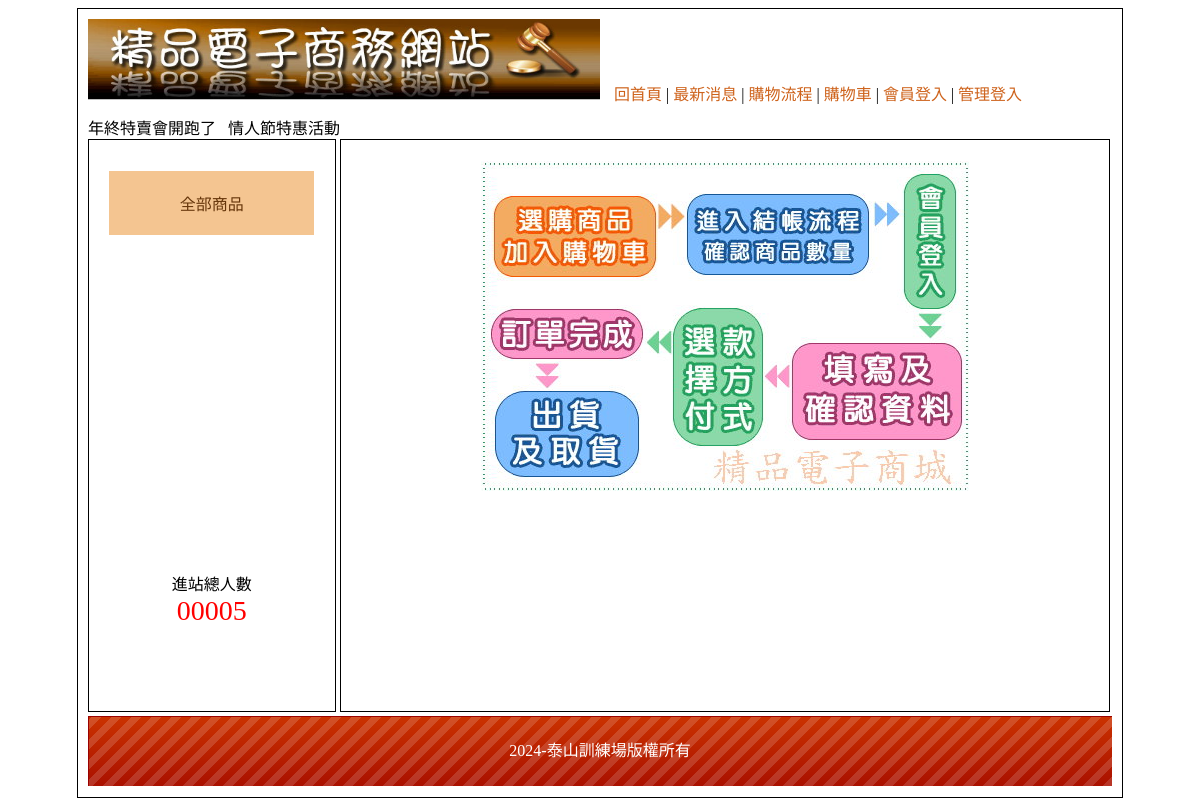
/?do=look, run on an earlier commit of the app's database.
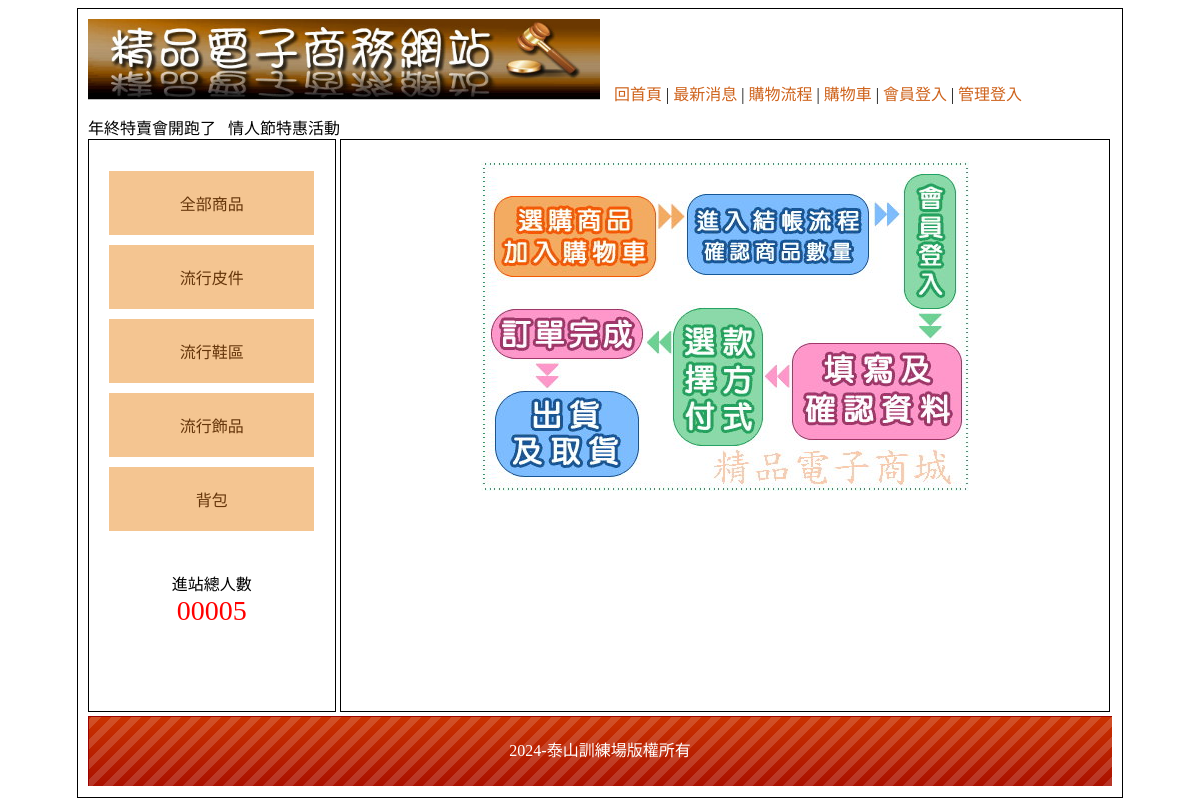
And on a later commit of the database.
### tables this page shows
CREATE TABLE `bottom` (
  `id` int(10) UNSIGNED NOT NULL,
  `bottom` text NOT NULL
);

CREATE TABLE `types` (
  `id` int(10) UNSIGNED NOT NULL,
  `name` text NOT NULL,
  `big_id` int(10) NOT NULL
);

### api/base.php (called while the page is built, shortened)
<?php
class DB
{
    protected $table;
    protected $dsn = "mysql:host=localhost;charset=utf8;dbname=db08";
    protected $pdo;
    public function __construct($table)
    {
        $this->table = $table;
        $this->pdo = new PDO($this->dsn, 'root', '');
    }
    public function all(...$arg)
    {
        $sql = "select * from  `$this->table`";
        if (isset($arg[0])) {
            if (is_array($arg[0])) {
                $tmp = $this->a2s($arg[0]);
                $sql .= " where " . join(" && ", $tmp);
            } else {
                $sql .= $arg[0];
            }
        }
        return $this->pdo->query($sql)->fetchAll(PDO::FETCH_ASSOC);
    }
    public function find($arg)
    {
        $sql = "select * from `$this->table` ";
        if (is_array($arg)) {
            $tmp = $this->a2s($arg);
            $sql .= " where " . join(" && ", $tmp);
        } else {
            $sql .= " where `id`='$arg'";
        }
        return $this->pdo->query($sql)->fetch(PDO::FETCH_ASSOC);
    }
    protected function a2s($array)
    {
        $tmp = [];
        foreach ($array as $key => $value) {
            $tmp[] = "`$key`='$value'";
        }
        return $tmp;
    }
}
$Bottom = new DB('bottom');
$Type = new DB('types');

### index.php (the view, shortened to what this page needs)
<?php
include_once "./api/base.php";
?>
<!DOCTYPE html PUBLIC "-//W3C//DTD XHTML 1.0 Transitional//EN" "http://www.w3.org/TR/xhtml1/DTD/xhtml1-transitional.dtd">
<html xmlns="http://www.w3.org/1999/xhtml">
<head>
    <link href="./css/css.css" rel="stylesheet" type="text/css">
</head>
<body>
    <div id="main">
        <div id="top">
            <a href="?">
                <img src="./icon/0416.jpg" style="width:50%">
            </a>
            <div style=" padding:10px;display:inline-block">
                <a href="?">回首頁</a> |
                <a href="?do=news">最新消息</a> |
                <a href="?do=look">購物流程</a> |
                <a href="?do=buycart">購物車</a> |
                <?php
                if (isset($_SESSION['Mem'])) {
                    echo "<a href='./api/logout.php?user=mem'>登出</a> |";
                } else {
                    echo "<a href='?do=login'>會員登入</a> |";
                }
                ?>
                <?php
                if (isset($_SESSION['Admin'])) {
                    echo "<a href='admin.php'>返回管理</a>";
                } else {
                    echo "<a href='?do=admin'>管理登入</a>";
                }
                ?>
            </div>
            <marquee>
                年終特賣會開跑了 &nbsp; 情人節特惠活動
            </marquee>
        </div>
        <div id="left" class="ct">
            <div style="min-height:400px;">
                <div class="ww">
                    <a href="?type=0">全部商品</a>
                </div>
                <?php
                $bigs = $Type->all(['big_id' => 0]);
                foreach ($bigs as $big) {
                    echo "<div class='ww'>";
                    echo "<a href='?type={$big['id']}'>{$big['name']}</a>";
                    echo "</div>";
                }
                ?>
            </div>
            <span>
                <div>進站總人數</div>
                <div style="color:#f00; font-size:28px;"> 00005 </div>
            </span>
        </div>
        <div id="right">
            <?php
            $do = $_GET['do'] ?? 'main';
            $file = "front/$do.php";
            if (file_exists($file)) {
                include $file;
            } else {
                include 'front/main.php';
            }
            ?>
        </div>
        <div id="bottom" style="line-height:70px;background:url(icon/bot.png); color:#FFF;" class="ct">
            <?= $Bottom->find(1)['bottom']; ?></div>
    </div>
</body>
</html>

### front/look.php
<div class="ct"><img src="./icon/0401.jpg" alt=""></div>

### css/css.css (style rules this page uses)
body { font-family:"微軟正黑體"; }
#main { width:1024px; padding:10px; margin:0px auto 10px auto; border:#000 solid 1px; min-height:768px; }
#top a { color:#CE631C; text-decoration:none; }
#left { display:inline-block; width:20%; padding:2%; height:530px; vertical-align:top; border:#000 1px solid; }
#left a { display:block; padding:20px 5px 20px 5px; text-decoration:none; background:#F4C591; margin:10px auto 10px auto; color:#65350A; }
.ct { text-align:center; }
#right { display:inline-block; width:71%; padding:2%; height:530px; border:#000 1px solid; overflow: auto; }
#bottom { height:70px; background:url(icon/bot.png); background-size:cover; }
div.ww { position: relative; }

What changed in the data, as far as the page shows it:
added types: name "流行皮件"
added types: name "流行鞋區"
added types: name "流行飾品"
added types: name "背包"
